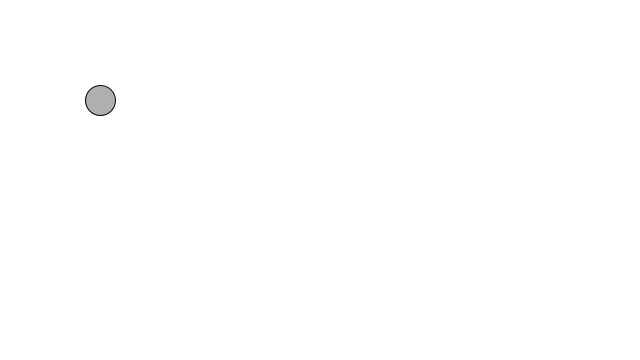
Frame 1 (no input)
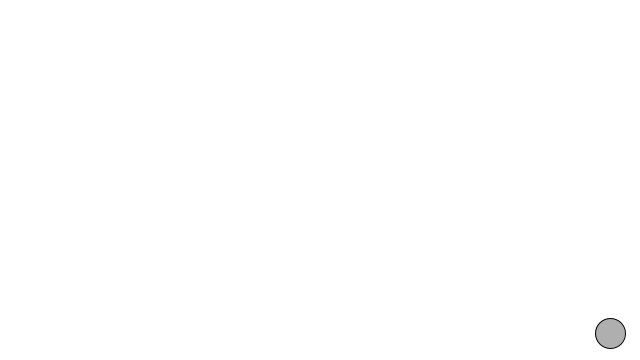
Frame 60 (the mouse pressed at the canvas centre just before this capture)
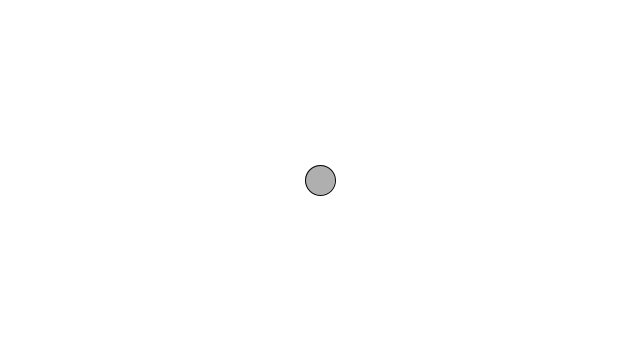
Frame 120 (the mouse held since frame 60 and released just before this capture)

The Processing sketch that drew these frames (run headless with seeded random() and noise(); from frame 60 on, the mouse is pressed at the canvas centre):

// Processing sketch: vectorfun
// ── vectorfun.pde
PVector location;
PVector velocity;
PVector wind;
PVector gravity;
 
void setup() {
  size(640,360);
  location = new PVector(100,100);
  velocity = new PVector(0,0);
  wind = new PVector(0.3,0);
  gravity = new PVector(0,0.89);

}
 
void draw() {
  background(255);
   
   
    velocity.add(gravity);

  velocity.add(wind); 

     
  
   if(mousePressed== false)
{
  location.add(velocity);
} 
  
 if(mousePressed)
{
  location.x = mouseX;
  location.y  = mouseY;
  velocity.x = 0;
   velocity.y = 0;
}

if  (location.x < 0) {
 velocity.x = velocity.x * -0.8;
 location.x = 15.1;
 
 }
  
  if (location.x > width-15) {
   velocity.x = velocity.x * -0.8;
     location.x = (width -15.1);
   
    location.x = (width -16);
  }
  
  
 // if(location.y < 0){
   //velocity.y = velocity.y * -1;
 // }
  
  if (location.y > height-15)  {
  velocity.y = velocity.y * -0.8;
   location.y = (height -15.1);
  

}
 
  stroke(0);
  fill(175);
  ellipse(location.x,location.y,30,30);
}

 void keyPressed() {
   if (key == CODED) {
    if (keyCode == UP) {
    wind.x = 0.5 ; 
    }
      if (keyCode == DOWN) {
    wind.x = -0.5;  
    }

 }
   }
